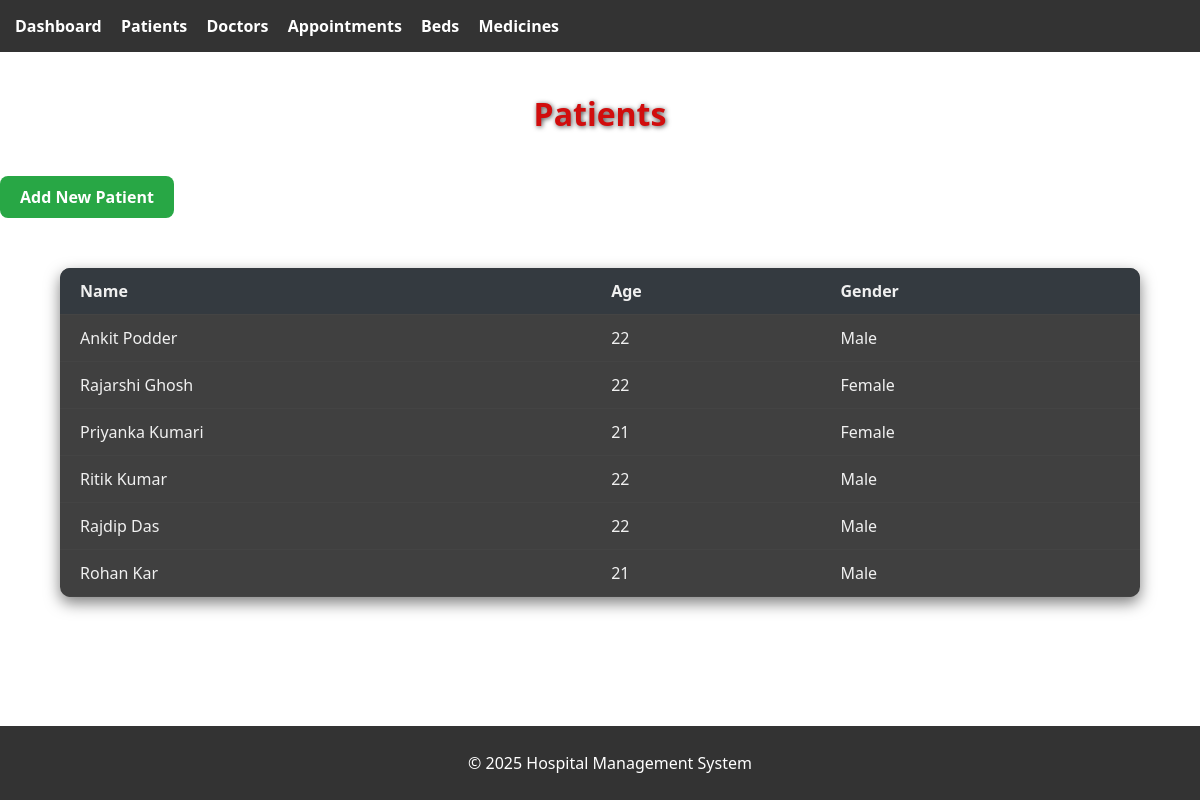
Page /view_patients (signed in) on the committed database.
### hospital_app/models.py (models this page shows)
class Patient(db.Model):
    id = db.Column(db.Integer, primary_key=True)
    name = db.Column(db.String(100), nullable=False)
    age = db.Column(db.Integer, nullable=False)
    gender = db.Column(db.String(10), nullable=False)
    appointments = db.relationship('Appointment', backref='patient', lazy=True)

### hospital_app/app.py (the view)
@app.route('/view_patients')
def view_patients():
    if not is_admin():
        return redirect(url_for('index'))
    patients = Patient.query.all()
    return render_template('view_patients.html', patients=patients)

### hospital_app/app.py (called while the page is built)
def is_admin():
    return 'role' in session and session['role'] == 'admin'

### hospital_app/templates/view_patients.html (shortened to what this page needs)
{% extends 'base.html' %}
{% block content %}
  <h1>Patients</h1>
  <a href="{{ url_for('add_patient') }}" class="btn btn-success">Add New Patient</a>
  <table class="table mt-3">
    <thead>
      <tr>
        <th>Name</th>
        <th>Age</th>
        <th>Gender</th>
      </tr>
    </thead>
    <tbody>
      {% for patient in patients %}
        <tr>
          <td>{{ patient.name }}</td>
          <td>{{ patient.age }}</td>
          <td>{{ patient.gender }}</td>
        </tr>
      {% endfor %}
    </tbody>
  </table>
{% endblock %}

### hospital_app/templates/base.html (shortened to what this page needs)
<!DOCTYPE html>
<html lang="en">
<head>
    <link rel="stylesheet" href="{{ url_for('static', filename='style.css') }}">
</head>
<body>
    <header>
        <nav>
            <ul>
                <li><a href="{{ url_for('index') }}">Dashboard</a></li>
                <li><a href="{{ url_for('view_patients') }}">Patients</a></li>
                <li><a href="{{ url_for('view_doctors') }}">Doctors</a></li>
                <li><a href="{{ url_for('view_appointments') }}">Appointments</a></li>
                <li><a href="{{ url_for('view_beds') }}">Beds</a></li>
                <li><a href="{{ url_for('view_medicines') }}">Medicines</a></li>
            </ul>
        </nav>
    </header>
    <main>
        {% block content %}{% endblock %}
    </main>
    <footer>
        <p>&copy; 2025 Hospital Management System</p>
    </footer>
</body>
</html>

### hospital_app/static/style.css (style rules this page uses)
body { font-family: Arial, sans-serif; margin: 0; padding: 0; }
header { background-color: #333; color: white; padding: 15px; }
header nav ul { list-style-type: none; margin: 0; padding: 0; }
header nav ul li { display: inline; margin-right: 15px; }
header nav ul li a { color: white; text-decoration: none; font-weight: bold; }
footer { background-color: #333; color: white; text-align: center; padding: 10px; position: fixed; width: 100%; bottom: 0; }

### hospital_app/templates/view_patients.html (style rules this page uses)
body { margin: 0; padding: 0; font-family: 'Segoe UI', Tahoma, Geneva, Verdana, sans-serif; background-image: url('https://images.unsplash.com/photo-1588776814546-ec7df658f4d4?auto=format&fit=crop&w=1740&q=80'); background-size: cover; background-position: center; background-attachment: fixed; color: #f0f0f0; }
h1 { text-align: center; margin-top: 40px; color: #d10d0d; text-shadow: 1px 1px 5px rgba(0, 0, 0, 0.7); }
.btn { display: inline-block; margin: 20px auto; padding: 10px 20px; background-color: #28a745; color: white; text-decoration: none; border-radius: 8px; font-weight: bold; text-align: center; transition: background-color 0.3s ease, transform 0.2s ease; }
.table { width: 90%; margin: 0 auto 60px auto; border-collapse: collapse; background-color: rgba(0, 0, 0, 0.75); border-radius: 10px; overflow: hidden; box-shadow: 0 6px 15px rgba(0, 0, 0, 0.5); }
.table th, .table td { padding: 12px 20px; text-align: left; border-bottom: 1px solid #444; color: #f0f0f0; }
.table th { background-color: #343a40; }
.mt-3 { margin-top: 30px; }

### rows in the picture
Patient: name "Ankit Podder", age "22", gender "Male"
Patient: name "Rajarshi Ghosh", age "22", gender "Female"
Patient: name "Priyanka Kumari", age "21", gender "Female"
Patient: name "Ritik Kumar", age "22", gender "Male"
Patient: name "Rajdip Das", age "22", gender "Male"
Patient: name "Rohan Kar", age "21", gender "Male"
